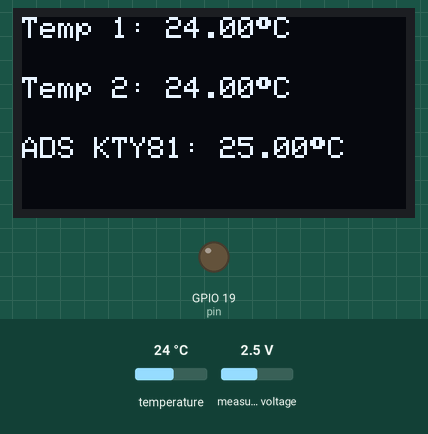
Simulated run of this sketch. Board: ESP32. On the bench: 128×64 one-colour display, output pins drawn as LEDs (lit = HIGH). The test bench sets the inputs (shaded band); at power-on: temperature 24 °C, measured voltage 2.5 V. WiFi joins after 1.5 s; servers stay silent unless stated; what the sketch prints to the serial monitor is not drawn.

Above: at 3.2 s.
3.3 s: temperature set to 12 °C
At 5.5 s:
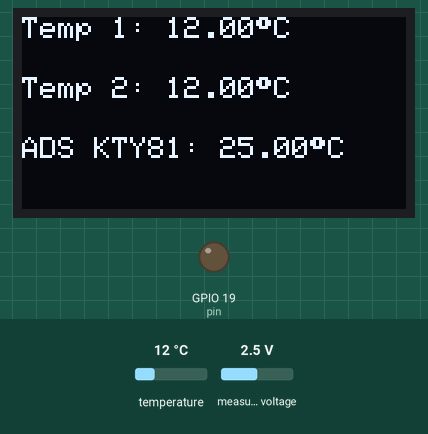
5.9 s: measured voltage set to 0.1 V
At 7.5 s:
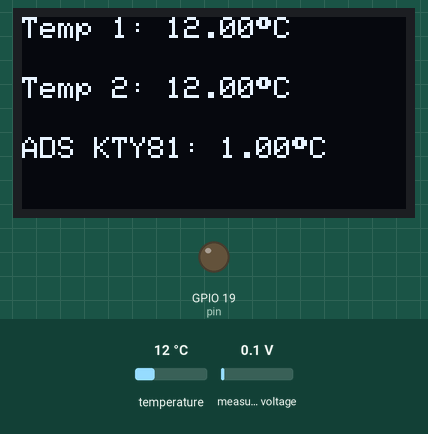
7.8 s: temperature set to 19 °C
At 9.3 s:
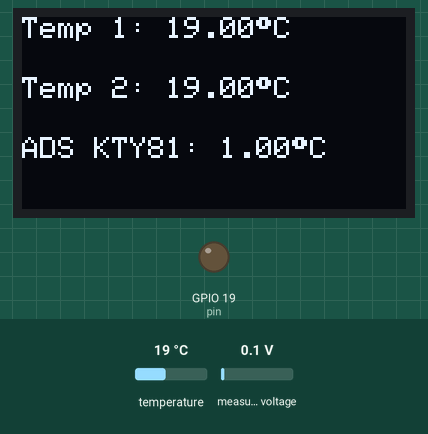
9.6 s: measured voltage set to 1.2 V
At 10.3 s:
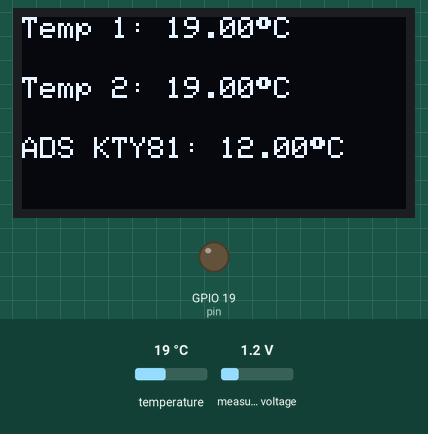
11.4 s: temperature set to 28 °C
At 12.3 s:
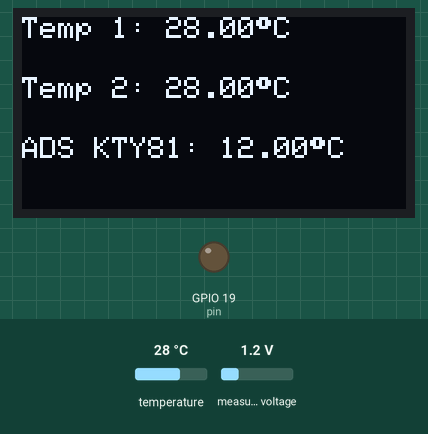
13.2 s: measured voltage set to 3.8 V
At 14.3 s:
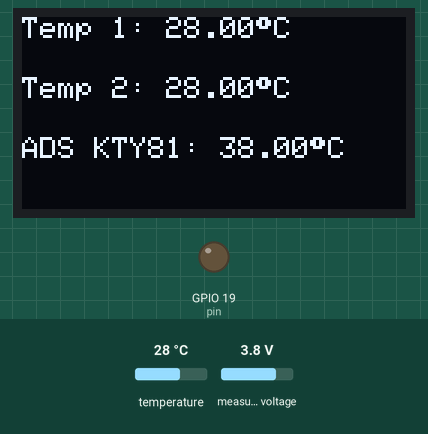
Timing chart, 0 to 16.0 s (numbered marks = the images above; inputs shaded):
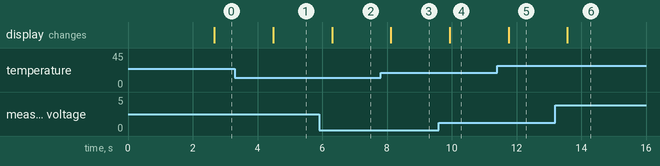

The sketch:

DallasTempSensors.ino
```cpp
#include <OneWire.h>
#include <DallasTemperature.h>
#include <SPI.h>
#include <Wire.h>
#include <Adafruit_GFX.h>
#include <Adafruit_SSD1306.h>
#include <Adafruit_ADS1015.h>
#define BLYNK_PRINT Serial
#include <WiFi.h>
#include <WiFiClient.h>
#include <BlynkSimpleEsp32.h>

//OLED:
Adafruit_SSD1306 display(128, 64, &Wire, -1);

//ADS:
Adafruit_ADS1115 ads(0x48);
float temp = 0.0;
float temp1 = 0.0;

//Dallas:
OneWire oneWire(15); //Pin 15
DallasTemperature sensors(&oneWire);
DeviceAddress sensor1 = {  };
DeviceAddress sensor2 = {  };
float tempCEen;
float tempCTwee;

//WiFi:
int pin = 19;
char auth[] = "";
char ssid[] = "";
char pass[] = "";

void setup() {
  pinMode(pin, OUTPUT);
  pinMode(pin, HIGH);
  Serial.begin(9600);
  sensors.begin();
  ads.begin();

  //OLED:
  if (!display.begin(SSD1306_SWITCHCAPVCC, 0x3C)) {
    Serial.println(F("SSD1306 allocation failed"));
    for (;;);
  }

  //WiFi:
  Serial.print("Connecting to ");
  Serial.println(ssid);
  WiFi.begin(ssid, pass);
  int wifi_ctr = 0;
  while (WiFi.status() != WL_CONNECTED) {
    delay(250);
    Serial.print(".");
  }
  Serial.println("WiFi connected");
  Blynk.begin(auth, ssid, pass);
}

void loop() {
  Blynk.run();
  sensors.requestTemperatures();
  tempCEen = sensors.getTempC(sensor1);
  tempCTwee = sensors.getTempC(sensor2);
  int16_t adc;
  adc = ads.readADC_SingleEnded(0);
  temp = (adc * 0.1875) / 1000;
  temp1 = temp * 10;
  Blynk.virtualWrite(V1, tempCEen);
  Blynk.virtualWrite(V2, tempCTwee);
  Blynk.virtualWrite(V3, temp1);

  //Serial monitor:
  Serial.print("Sensor 1 (°C): ");
  Serial.println(tempCEen);
  Serial.print("Sensor 2 (°C): ");
  Serial.println(tempCTwee);
  Serial.print("ADS KTY81 (°C): ");
  Serial.println(temp1);

  //OLED:
  display.clearDisplay();
  display.setTextSize(1);
  display.setTextColor(WHITE);
  display.setCursor(0, 0);
  display.print("Temp 1: ");
  display.print(tempCEen);
  display.print((char)247); // ' ° ' symbol
  display.print("C");
  display.setCursor(0, 20);
  display.print("Temp 2: ");
  display.print(tempCTwee);
  display.print((char)247); // ' ° ' symbol
  display.print("C");
  display.setCursor(0, 40);
  display.print("ADS KTY81: ");
  display.print(temp1);
  display.print((char)247); // ' ° ' symbol
  display.print("C");
  display.display();
  delay(1000);
}
```

Measured:
- after the input at 3.3 s, the display: changes after 1.2 s (image 1)
- after the input at 5.9 s, the display: changes after 0.40 s (image 2)
- after the input at 7.8 s, the display: changes after 0.32 s (image 3)
- after the input at 9.6 s, the display: changes after 0.34 s (image 4)
- after the input at 11.4 s, the display: changes after 0.35 s (image 5)
- after the input at 13.2 s, the display: changes after 0.37 s (image 6)
